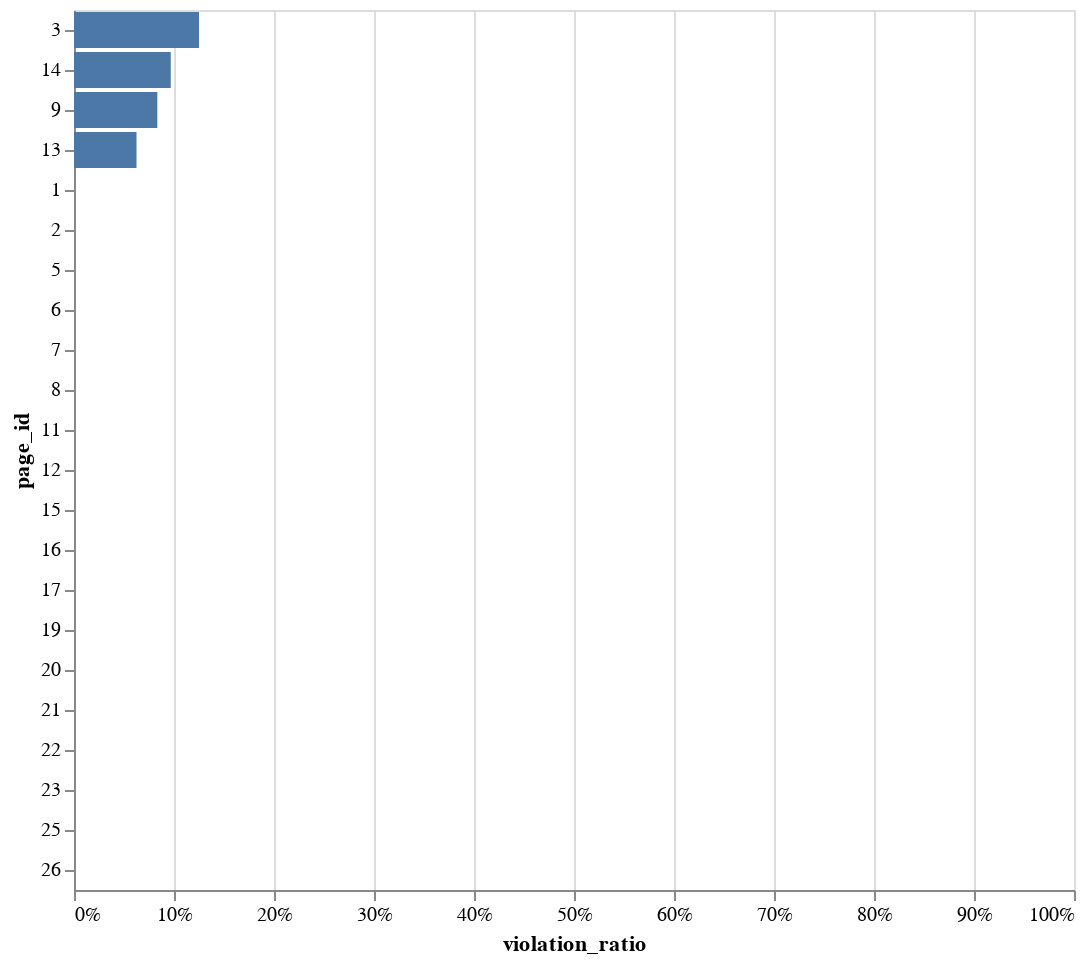

Notebook cell for this chart:
### Code cell
alt.Chart(
    _df #[_df.country.isin(COUNTRIES)]
).mark_bar(
    # opacity=0.01
).encode(
    alt.X(f'violation_ratio:Q').axis(format='.0%').scale(alt.Scale(domain=[0, 1])),
    alt.Y('page_id:N', sort='-x'),
    # alt.Color('count()'),
    # alt.Tooltip(['count()'])
).properties(
    # title='Countries with more than 10 sites',
    width=500
)

### Figure 1 — Vega-Lite specification as saved in the notebook (floating-point values rounded to 4 significant figures)
{"config": {"view": {"continuousWidth": 300, "continuousHeight": 300}}, "data": {"name": "data-e86b9ece078c7a950e4c095d2ea788e9"}, "mark": {"type": "bar"}, "encoding": {"x": {"axis": {"format": ".0%"}, "field": "violation_ratio", "scale": {"domain": [0, 1]}, "type": "quantitative"}, "y": {"field": "page_id", "sort": "-x", "type": "nominal"}}, "width": 500, "$schema": "https://vega.github.io/schema/vega-lite/v5.15.1.json", "datasets": {"data-e86b9ece078c7a950e4c095d2ea788e9": [{"page_id": 1, "violations": 0, "passes": 6, "Np": 6, "violation_ratio": 0.0}, {"page_id": 2, "violations": 0, "passes": 4, "Np": 4, "violation_ratio": 0.0}, {"page_id": 3, "violations": 1, "passes": 7, "Np": 8, "violation_ratio": 0.125}, {"page_id": 5, "violations": 0, "passes": 15, "Np": 15, "violation_ratio": 0.0}, {"page_id": 6, "violations": 0, "passes": 13, "Np": 13, "violation_ratio": 0.0}, {"page_id": 7, "violations": 0, "passes": 12, "Np": 12, "violation_ratio": 0.0}, {"page_id": 8, "violations": 0, "passes": 9, "Np": 9, "violation_ratio": 0.0}, {"page_id": 9, "violations": 2, "passes": 22, "Np": 24, "violation_ratio": 0.08333}, {"page_id": 11, "violations": 0, "passes": 7, "Np": 7, "violation_ratio": 0.0}, {"page_id": 12, "violations": 0, "passes": 10, "Np": 10, "violation_ratio": 0.0}, {"page_id": 13, "violations": 1, "passes": 15, "Np": 16, "violation_ratio": 0.0625}, {"page_id": 14, "violations": 3, "passes": 28, "Np": 31, "violation_ratio": 0.09677}, {"page_id": 15, "violations": 0, "passes": 12, "Np": 12, "violation_ratio": 0.0}, {"page_id": 16, "violations": 0, "passes": 1, "Np": 1, "violation_ratio": 0.0}, {"page_id": 17, "violations": 0, "passes": 14, "Np": 14, "violation_ratio": 0.0}, {"page_id": 19, "violations": 0, "passes": 9, "Np": 9, "violation_ratio": 0.0}, {"page_id": 20, "violations": 0, "passes": 3, "Np": 3, "violation_ratio": 0.0}, {"page_id": 21, "violations": 0, "passes": 2, "Np": 2, "violation_ratio": 0.0}, {"page_id": 22, "violations": 0, "passes": 18, "Np": 18, "violation_ratio": 0.0}, {"page_id": 23, "violations": 0, "passes": 19, "Np": 19, "violation_ratio": 0.0}, {"page_id": 25, "violations": 0, "passes": 4, "Np": 4, "violation_ratio": 0.0}, {"page_id": 26, "violations": 0, "passes": 2, "Np": 2, "violation_ratio": 0.0}]}}
